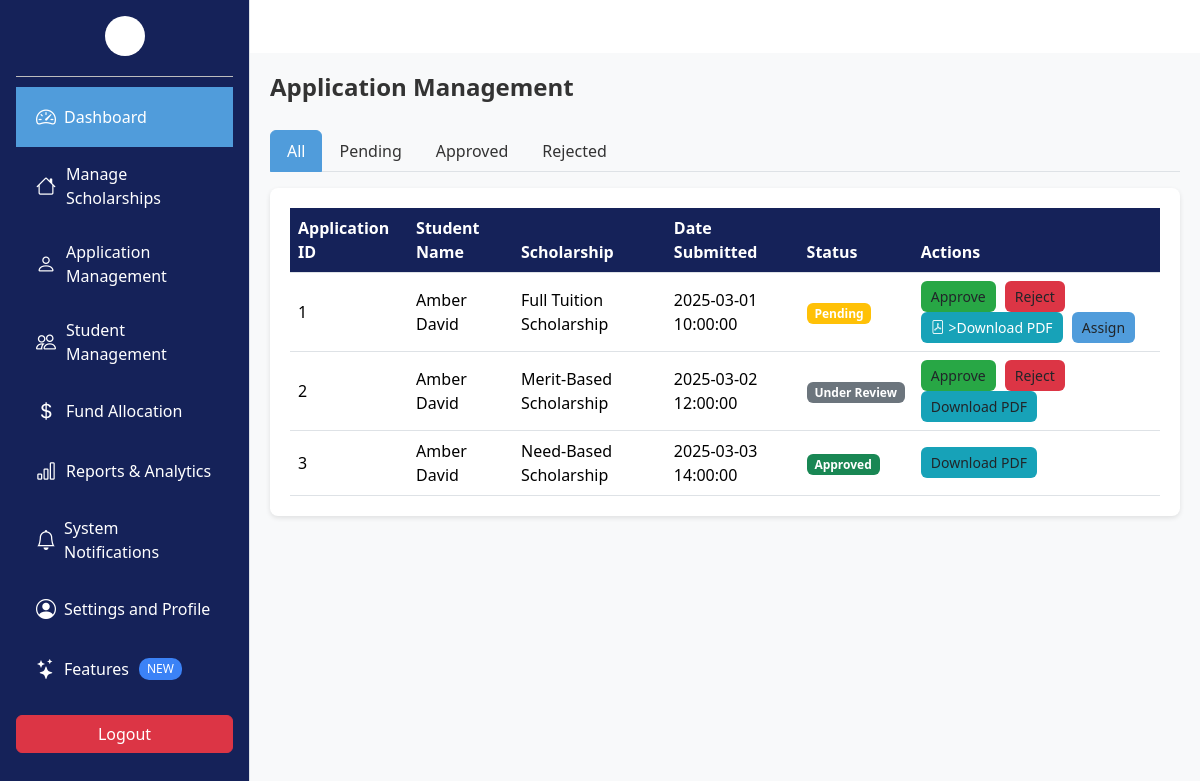
Page /Admin/application.php on the committed database.
### tables this page shows
CREATE TABLE Applications (
    application_id INT PRIMARY KEY AUTO_INCREMENT,
    student_id INT NOT NULL,
    scholarship_id INT NOT NULL,
    submission_date TIMESTAMP DEFAULT CURRENT_TIMESTAMP,
    document_url VARCHAR(255) DEFAULT NULL,
    finantial_statement_url VARCHAR(255) DEFAULT NULL,
    recommendation_letter_url VARCHAR(255) DEFAULT NULL,
    status ENUM('Submitted', 'Pending', 'Under Review', 'Approved', 'Accepted', 'Rejected', 'Needs More Info') DEFAULT 'Submitted',
    FOREIGN KEY (student_id) REFERENCES Students(student_id) ON DELETE CASCADE,
    FOREIGN KEY (scholarship_id) REFERENCES Scholarships(scholarship_id) ON DELETE CASCADE
);

### Admin/application.php (the view, shortened to what this page needs)
 <?php
include "../Database/db.php";
$applicationQuery = "SELECT * FROM Applications";
$applicationQueryResult = $conn->query($applicationQuery);
$applications = [];
while ($row = $applicationQueryResult->fetch_assoc()) {
    $applications[] = $row;
}
$students = [];
$studentQuery = "SELECT * FROM Students";
$studentQueryResult = $conn->query($studentQuery);
while ($row = $studentQueryResult->fetch_assoc()) {
    $students[$row['student_id']] = $row['first_name'] . ' ' . $row['last_name'];
}
$scholarships = [];
$scholarshipQuery = "SELECT * FROM Scholarships";
$scholarshipQueryResult = $conn->query($scholarshipQuery);
while ($row = $scholarshipQueryResult->fetch_assoc()) {
    $scholarships[$row['scholarship_id']] = $row['name'];
}
?>
<!DOCTYPE html>
<html lang="en">
<head>
  <link
    href="https://cdn.jsdelivr.net/npm/bootstrap@5.3.3/dist/css/bootstrap.min.css"
    rel="stylesheet"
  />
  <link
    href="https://cdn.jsdelivr.net/npm/bootstrap-icons@1.10.5/font/bootstrap-icons.css"
    rel="stylesheet"
  />
</head>
<body>
   <?php include 'sidebar.php'; ?>
    <div class="main-content">
      <div class="page-header">
        <h1>Application Management</h1>
      </div>
      <ul class="nav nav-tabs mb-3" id="statusTabs" role="tablist">
        <li class="nav-item" role="presentation">
          <button class="nav-link active" id="all-tab" data-bs-toggle="tab" data-bs-target="#all" type="button" role="tab" aria-controls="all" aria-selected="true">All</button>
        </li>
        <li class="nav-item" role="presentation">
          <button class="nav-link" id="pending-tab" data-bs-toggle="tab" data-bs-target="#pending" type="button" role="tab" aria-controls="pending" aria-selected="false">Pending</button>
        </li>
        <li class="nav-item" role="presentation">
          <button class="nav-link" id="approved-tab" data-bs-toggle="tab" data-bs-target="#approved" type="button" role="tab" aria-controls="approved" aria-selected="false">Approved</button>
        </li>
        <li class="nav-item" role="presentation">
          <button class="nav-link" id="rejected-tab" data-bs-toggle="tab" data-bs-target="#rejected" type="button" role="tab" aria-controls="rejected" aria-selected="false">Rejected</button>
        </li>
      </ul>
      <div class="tab-content" id="statusTabContent">
        <div class="tab-pane fade show active" id="all" role="tabpanel" aria-labelledby="all-tab">
          <div class="applications-table">
            <table class="table table-hover">
              <thead>
                <tr>
                  <th>Application ID</th>
                  <th>Student Name</th>
                  <th>Scholarship</th>
                  <th>Date Submitted</th>
                  <th>Status</th>
                  <th>Actions</th>
                </tr>
              </thead>
              <tbody>
                <?php foreach ($applications as $application): ?>
                  <tr data-status="<?php echo $application['status']; ?>">
                    <td><?php echo $application['application_id']; ?></td>
                    <td><?php echo isset($students[$application['student_id']]) ? $students[$application['student_id']] : 'Unknown Student'; ?></td>
                    <td><?php echo isset($scholarships[$application['scholarship_id']]) ? $scholarships[$application['scholarship_id']] : 'Unknown Scholarship'; ?></td>
                    <td><?php echo $application['submission_date']; ?></td>
                    <td>
                      <?php if ($application['status'] == 'Pending'): ?>
                        <span class="badge bg-warning">Pending</span>
                      <?php elseif ($application['status'] == 'Approved'): ?>
                        <span class="badge bg-success">Approved</span>
                      <?php elseif ($application['status'] == 'Rejected'): ?>
                        <span class="badge bg-danger">Rejected</span>
                      <?php else: ?>
                        <span class="badge bg-secondary"><?php echo $application['status']; ?></span>
                      <?php endif; ?>
                    </td>
                    <td>
                      <?php if ($application['status'] == 'Pending'): ?>
                        <button class="btn btn-approve" data-bs-toggle="modal" data-bs-target="#approveModal" onclick="setAction(this, 'approve')">Approve</button>
                        <button class="btn btn-reject" data-bs-toggle="modal" data-bs-target="#rejectModal" onclick="setAction(this, 'reject')">Reject</button>
                        <button class="btn btn-download">
                          <a href=<?php echo $application['document_url']; ?> target="_blank" style="color: white; text-decoration: none;">
                            <i class="bi bi-file-pdf"></i>
                          >Download PDF</a>
                        </button>
                        <button class="btn btn-assign" data-bs-toggle="modal" data-bs-target="#assignModal" onclick="setAssign(this)">Assign</button>
                      <?php elseif ($application['status'] == 'Approved'): ?>
                        <button class="btn btn-download" onclick="downloadPDF(this)">Download PDF</button>
                      <?php elseif ($application['status'] == 'Rejected'): ?>
                        <button class="btn btn-download" onclick="downloadPDF(this)">Download PDF</button>
                      <?php else: ?>
                        <button class="btn btn-approve" data-bs-toggle="modal" data-bs-target="#approveModal" onclick="setAction(this, 'approve')">Approve</button>
                        <button class="btn btn-reject" data-bs-toggle="modal" data-bs-target="#rejectModal" onclick="setAction(this, 'reject')">Reject</button>
                        <button class="btn btn-download" onclick="downloadPDF(this)">Download PDF</button>
                      <?php endif; ?>
                    </td>
                  </tr>
                <?php endforeach; ?>
              </tbody>
            </table>
          </div>
        </div>
      </div>
    </div>
  </div>
</body>
</html>

### Admin/sidebar.php (shortened to what this page needs)
<div>
  <div class="d-flex">
    <h4 class="mb-4">Menu</h4>
    <div class="bg-light border-end p-3 sidebar" style="width: 250px; height: 100vh; overflow-y: auto;">
      <div class="nav flex-column">
        <a href="dashboard.php" class="nav-link">
          <i class="bi bi-speedometer2 me-2"></i> Dashboard
        </a>
        <a href="scholarship.php" class="nav-link">
          <i class="bi bi-house"></i> Manage Scholarships
        </a>
        <a href="application.php" class="nav-link">
          <i class="bi bi-person"></i> Application Management
        </a>
        <a href="student.php" class="nav-link">
          <i class="bi bi-people"></i> Student Management
        </a>
        <a href="fund.php" class="nav-link">
          <i class="bi bi-currency-dollar"></i> Fund Allocation
        </a>
        <a href="reports.php" class="nav-link">
          <i class="bi bi-bar-chart"></i> Reports & Analytics
        </a>
        <a href="notification.php" class="nav-link">
          <i class="bi bi-bell me-2"></i>System Notifications
        </a>
        <a href="settings.php" class="nav-link">
          <i class="bi bi-person-circle me-2"></i> Settings and Profile
        </a>
        <a href="#" class="nav-link">
          <i class="bi bi-stars me-2"></i> Features
        </a>
      </div>
      <div>
        <a href="/Scholarship_Management_System/login.php" class="btn btn-danger mt-3 w-100">Logout</a>
      </div>
    </div>
  </div>

### Admin/application.php (style rules this page uses)
.main-content { background-color: #f8f9fa; min-height: 100vh; }
.page-header { display: flex; justify-content: space-between; align-items: center; margin-bottom: 20px; }
.page-header h1 { font-size: 24px; font-weight: 600; color: #333; }
.nav-tabs .nav-link { color: #333; font-weight: 500; }
.nav-tabs .nav-link.active { background-color: #509CDB; color: #ffffff; border-color: #509CDB; }
.applications-table { background-color: #ffffff; border-radius: 8px; padding: 20px; box-shadow: 0 2px 5px rgba(0, 0, 0, 0.1); margin-bottom: 20px; }
.applications-table .table { margin-bottom: 0; }
.applications-table .table th { background-color: #152259; color: #ffffff; }
.applications-table .table td { vertical-align: middle; }
.applications-table .table .badge { font-size: 12px; }
.applications-table .btn-approve { background-color: #28a745; border: none; font-size: 14px; padding: 5px 10px; margin-right: 5px; }
.applications-table .btn-reject { background-color: #dc3545; border: none; font-size: 14px; padding: 5px 10px; margin-right: 5px; }
.applications-table .btn-download { background-color: #17a2b8; border: none; font-size: 14px; padding: 5px 10px; margin-right: 5px; }
.applications-table .btn-assign { background-color: #509CDB; border: none; font-size: 14px; padding: 5px 10px; }

### Admin/sidebar.php (style rules this page uses)
div.bg-light.border-end.p-3.sidebar { background-color: #152259 !important; color: #ffffff; width: 250px; height: 100vh; padding-top: 20px; position: fixed; top: 0; left: 0; }
.sidebar::before { content: ''; display: block; width: 40px; height: 40px; background-color: #ffffff; border-radius: 50%; margin: 0 auto 20px; }
.sidebar .nav::before { content: ''; display: block; width: 100%; height: 1px; background-color: #BDBDBD; margin: 0 auto 10px; }
.sidebar .nav-link { color: #ffffff; padding: 15px 20px; display: flex; align-items: center; font-size: 16px; }
.sidebar .nav-link:first-child { background-color: #509CDB; }
.sidebar .nav-link i { margin-right: 10px; font-size: 20px; }
.sidebar .nav-link:last-child::after { content: 'NEW'; background-color: #3b82f6; color: #ffffff; font-size: 12px; padding: 2px 8px; border-radius: 10px; margin-left: 10px; }
.main-content { margin-left: 250px; padding: 20px; }

### rows in the picture
applications: application_id "1", student "Amber David", scholarship "Full Tuition Scholarship", submission_date "2025-03-01 10:00:00", status "Pending"
applications: application_id "2", student "Amber David", scholarship "Merit-Based Scholarship", submission_date "2025-03-02 12:00:00", status "Under Review", shows "Approve"
applications: application_id "3", student "Amber David", scholarship "Need-Based Scholarship", submission_date "2025-03-03 14:00:00", status "Approved"
